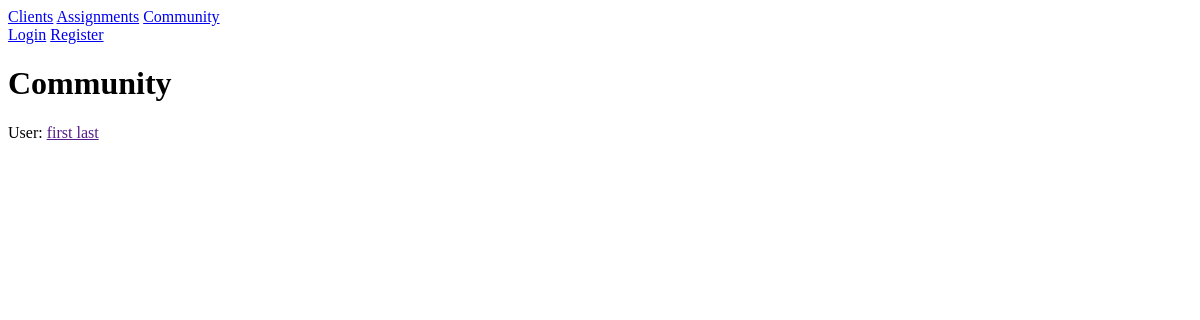
The app's page /community/, older data.
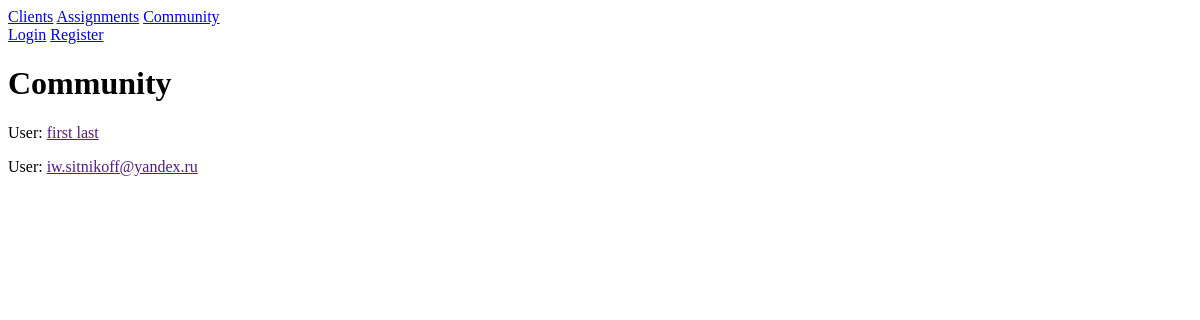
The same page, newer data.
### main/models.py (models this page shows)
class User(AbstractUser):
    birth_date = models.DateField(null=True)
    update_date = models.DateTimeField(auto_now=True)
    add_date = models.DateTimeField(auto_now_add=True)
    profile = models.TextField(blank=True)
    accept_policy = models.BooleanField(default=False)

### main/views.py (the view)
# urls.py: path('community/', Community.as_view(), name='community'),
class Community(ListView):
    model = User
    template_name = 'main/community.html'
    context_object_name = 'users'
    def get_queryset(self):
        queryset = User.objects.exclude(username=self.request.user.username)
        return queryset

### main/templates/main/community.html
{% extends 'main/base.html' %}
{% block content %}
    <h1>Community</h1>
    {% for user in users %}
        <p>User: <a href="">{{ user }}</a></p>
    {% endfor %}
{% endblock %}

### main/templates/main/base.html (shortened to what this page needs)
<!DOCTYPE html>
<html lang="en">
<head>
</head>
<body>
<div>
    <a href="{% url 'clients' %}">Clients</a>
    <a href="{% url 'library' %}">Assignments</a>
    <a href="{% url 'community' %}">Community</a>
</div>
<div>
    {% if request.user.is_authenticated %}
        <a href="{% url 'logout' %}">Logout</a>
        <a href="">{{ request.user }}</a>
    {% else %}
        <a href="{% url 'login' %}">Login</a>
        <a href="{% url 'register' %}">Register</a>
    {% endif %}
</div>
    {% block content %}{% endblock %}
</body>
</html>

Row changes from the older to the newer data that the page shows:
added User: username "iw.sitnikoff@yandex.ru"
